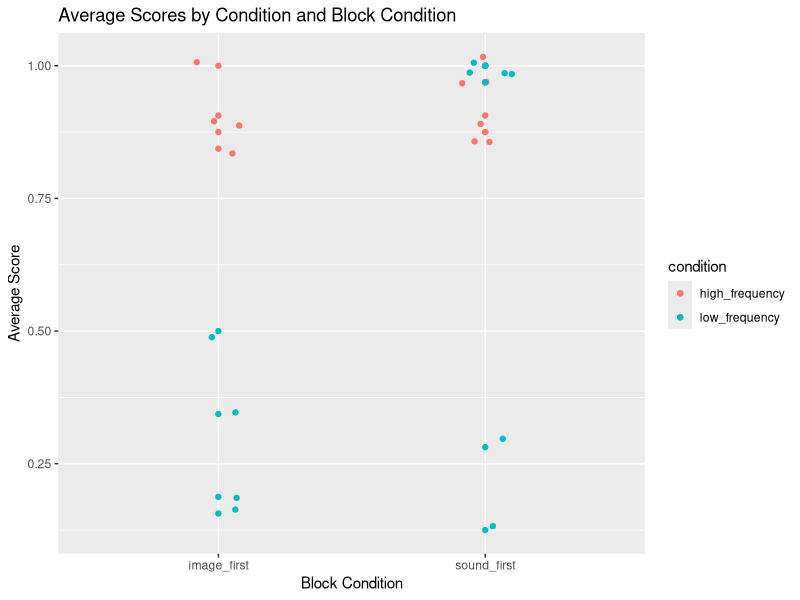

R code for this plot: (Note: a time limit stopped this script after it produced the figure.)
## ---- chunk 1
knitr::opts_chunk$set(echo = TRUE)
library(lme4) # we need lme4 so we can do test-runs of mixed effects analyses. 
require(tidyverse) # in case tidyverse needs to be re-loaded
## ---- chunk 2
simulate_data <- function(n_subjects, items_per_condition, trials_per_item, blocks, 
                          p_high, p_low, bonus_sound_first) {
    subjects <- rep(1:n_subjects, each = items_per_condition * trials_per_item * blocks * 2)
    condition <- rep(rep(c("low_frequency", "high_frequency"), each = trials_per_item * items_per_condition), times = blocks * n_subjects)
    block <- rep(rep(1:blocks, each = trials_per_item * items_per_condition * 2), times = n_subjects)
    item <- rep(rep(1:(items_per_condition * 2), each = trials_per_item), times = blocks * n_subjects)
    
    # Assigning block conditions (Image first or Sound first)
    block_condition <- rep(sample(c("image_first", "sound_first"), n_subjects, replace = TRUE), each = items_per_condition * trials_per_item * blocks * 2)
    
    # Adding subject-specific random effects
    subject_effect_high <- rnorm(n_subjects, 0, 0.04)  # Normal distribution for high frequency
    subject_effect_low <- rnorm(n_subjects, 0, .4)   # Normal distribution for low frequency

    # Adjusting probabilities for Sound first condition and including subject-specific noise
    adjusted_p_high <- pmin(pmax(0, ifelse(block_condition == "sound_first", 
                                p_high + bonus_sound_first + subject_effect_high[subjects], 
                                p_high + subject_effect_high[subjects])), 1)
    adjusted_p_low <- pmin(pmax(0, ifelse(block_condition == "sound_first", 
                               p_low + bonus_sound_first + subject_effect_low[subjects], 
                               p_low + subject_effect_low[subjects])), 1)

    # Simulating correct/incorrect outcomes based on adjusted probabilities
    outcome <- ifelse(condition == "high_frequency", 
                      rbinom(length(condition), 1, adjusted_p_high), 
                      rbinom(length(condition), 1, adjusted_p_low))
    
    # Creating the final data frame
    dat <- data.frame(subject = subjects, condition = condition, block = block, 
                      item = item, block_condition = block_condition, outcome = outcome)
    dat<-dat%>%
      mutate(condition=as.factor(condition),
             block=as.factor(block))
    
    return(dat)
}

## ---- chunk 3

# Example usage
set.seed(08)
dat <- simulate_data(n_subjects = 10, items_per_condition = 4, trials_per_item = 8, 
                     blocks = 1, p_high = 0.95, p_low = 0.4, bonus_sound_first = 0.001)
head(dat, n = 60)
agg_dat <- dat %>%
  group_by(block_condition, condition,subject) %>%
  summarize(score = mean(outcome), .groups = 'drop')

ggplot(agg_dat, aes(x = block_condition, y = score, color = condition)) +
  geom_jitter(width = 0.1, height = 0.02) +
  geom_point(stat = "identity") +
  labs(title = "Average Scores by Condition and Block Condition",
       x = "Block Condition",
       y = "Average Score")
## ---- chunk 4
#install.packages("lme4", type = "source")
# a function for running a mixed-model and extracting coverage, theta_bias, sigma_bias, and p-values. 
run_analysis <- function(data) {
    # Fit null and alternative model
    m0 <- glmer(outcome ~ 1 + (1|subject), data=data,family = "binomial") # null model
    m1 <- glmer(outcome ~ condition * block_condition + (1 |subject), data=data,family = "binomial")

    # Extract estimate and standard error for the interaction term
    est <- fixef(m1)[4]
    se <- summary(m1)$coef[, 2, drop = FALSE][4]
    # BIC calculation to compare models
    m_bic <- BIC(m0, m1)$BIC
    statistic <- diff(m_bic)
    return(c(est, se, statistic))
}

m1 <- glmer(outcome ~ condition * block_condition + (1 |subject), data=dat, ,family = "binomial")
summary(m1)
#summary(m1)$coef
#a<-run_analysis(dat)
#a
#a[3]
## ---- chunk 5
repeat_analysis <- function(n_simulations, n_subjects, items_per_condition, trials_per_item, blocks, p_high, p_low, bonus_sound_first) {
    simouts <- matrix(rep(NA, 3 * n_simulations), nrow = n_simulations)
    error_count <- 0 # Track number of errors

    # Loop for repeating the simulation
    for (i in 1:n_simulations) {
        tryCatch({
            data <- simulate_data(n_subjects, items_per_condition, trials_per_item, blocks, p_high, p_low, bonus_sound_first)
            analysis_results <- run_analysis(data)
            simouts[i,] <- analysis_results # Save the analysis outputs for this simulation.
        }, error = function(e) {
            error_count <- error_count + 1
            warning(paste("Error in simulation", i, ":", e$message))
        })
    }

    if (error_count == n_simulations) {
        stop("All simulations failed. Check model and data simulation parameters.")
    }

    # Calculate statistics only for successful simulations
    valid_simouts <- simouts[complete.cases(simouts), ]
    power <- mean(valid_simouts[,3] <= -20) # -20 as a significant threshold
    estimated_slope <- mean(valid_simouts[,1])
    theta_bias <- (estimated_slope - bonus_sound_first) / bonus_sound_first
    sigma_bias <- (mean(valid_simouts[,2]) - sd(valid_simouts[,1])) / sd(valid_simouts[,1])

    return(list(power = power, theta_bias = theta_bias, sigma_bias = sigma_bias))
}


#repeat_analysis(n_simulations=2, n_subjects = 20, items_per_condition = 3, trials_per_item = 12, 
#                     blocks = 2, p_high = 0.9, p_low = 0.4, bonus_sound_first = 0.05)
## ---- chunk 6
#sample sizes with set items
dat <- expand.grid(n_subjects = c(8,10,12,14,16,18,20), items_per_condition = 1, trials_per_item = c(8,10,12), 
                     blocks = 1, p_high = 0.95, p_low = 0.4, bonus_sound_first = 0.001)
dat$id <- 1:nrow(dat)
# then use tidyverse functions to run the analysis for each sample size (takes ~30-60 minutes)
results <- dat %>%
    nest(parameters :=  c(n_subjects, trials_per_item)) %>%
    mutate(
        analysis_results = map(parameters, ~repeat_analysis(n_simulations=50, 
                                                            n_subjects = .$n_subjects, 
                                                            items_per_condition = 1, 
                                                            trials_per_item = .$trials_per_item,
                                                            blocks = 1, 
                                                            p_high = 0.95, 
                                                            p_low = 0.7, 
                                                            bonus_sound_first = 0.001)),
        power = map_dbl(analysis_results, ~.x$power),
        theta_bias = map_dbl(analysis_results, ~.x$theta_bias),
        sigma_bias = map_dbl(analysis_results, ~.x$sigma_bias)
    ) %>%
    select(-analysis_results) %>% 
    unnest(c(parameters, power, theta_bias, sigma_bias))
results
## ---- chunk 7
results
options(repr.plot.width=10, repr.plot.height=8)
ggplot(results, aes(n_subjects*2, power, color=as.factor(trials_per_item), group=trials_per_item)) +
    geom_point() +
    geom_line() +
    geom_hline(yintercept = 0.8) + # again, thresholds for acceptable power
    geom_hline(yintercept = 0.95) +
    scale_color_discrete('number of repeats per item') +
    scale_x_continuous('Number of subjects') +
    scale_y_continuous('Statistical power (for Delta BIC <= -20)') +
    theme_classic()


ggplot(results, aes(n_subjects*2, sigma_bias, color=as.factor(trials_per_item), group=trials_per_item)) +
    geom_point() +
    geom_line() +
    scale_color_discrete('number of repeats per item') +
    scale_x_continuous('Number of subjects') +
    scale_y_continuous('Sigma Bias') +
    theme_classic()

ggplot(results, aes(n_subjects*2, theta_bias, color=as.factor(trials_per_item), group=trials_per_item)) +
    geom_point() +
    geom_line() +
    scale_color_discrete('number of repeats per item') +
    scale_x_continuous('reps per subjects') +
    scale_y_continuous('Theta Bias') +
    theme_classic()
